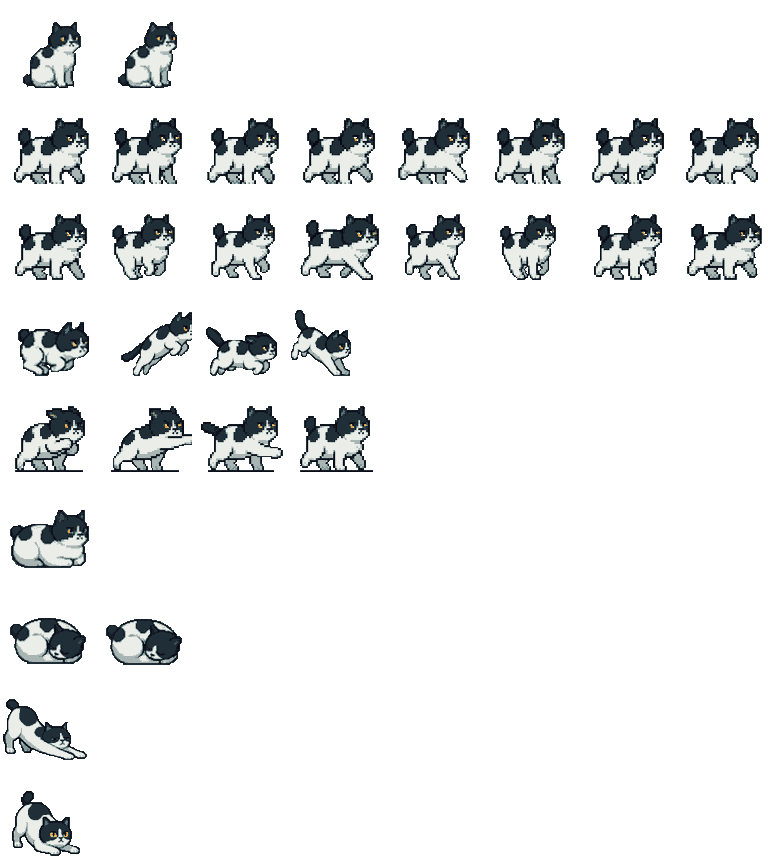
#> input picture assets/cat-atlas.png, 768 x 864 px
$ python -i atlas_patch.py   (imports and definitions only)
#> lines starting #> are read from the running program, lines starting #| are printed output that depends on the picture
#> further down, picture is the input picture: PIL image 768x864 RGBA; mean R, G, B, A 16.4, 17.6, 18, 35.5
#!/usr/bin/env python3
"""Patch assets/cat-atlas.{png,json} from a supplied strip.

Two fixes, both driven by measurement rather than eyeballing:

1. WALK <- the supplied run strip (out/gemini/run-strip.png).
   The old walk row came from a strip whose frames drift 132-150 px tall
   (the cat bobs and changes size frame to frame). The run strip is even:
   every frame is 146 px tall on the same baseline. Using it as the walk
   animation gives a steady silhouette and a real 6-frame cycle.

2. CHARGE -> grounded and rescaled.
   The generated hold pose is 65 px tall against 67-76 for walk, and its
   cell was stamped foot:0 instead of foot:7, which draws it 7 px above the
   ground. It is moved to its own cell, scaled to the walk median height and
   given foot:7.

Run:  python3 tools/atlas_patch.py
Then bump ART_V in game.js so browsers refetch the atlas.
"""
import json
import os
import statistics
from PIL import Image

ROOT = os.path.dirname(os.path.dirname(os.path.abspath(__file__)))
ATLAS_PNG = os.path.join(ROOT, "assets/cat-atlas.png")
ATLAS_JSON = os.path.join(ROOT, "assets/cat-atlas.json")
RUN_STRIP = os.path.join(ROOT, "out/gemini/run-strip.png")

CELL = 96
FOOT = 7
# free rows in the sheet (nothing references them)
FREE_ROW_BLACK = 0
FREE_ROW_GREY = 96


def content_bbox(img):
    bb = img.getbbox()
    return bb  # (x0, y0, x1, y1)


def cell_of(img, c):
    return img.crop((c["x"], c["y"], c["x"] + c["w"], c["y"] + c["h"]))


# [9 lines left out: function strip_frames, not called in this run]


def to_cell(frame, bg=None):
    """Downscale a strip frame to a 96x96 cell, keying out the cream background."""
    if bg is None:
        bg = frame.getpixel((3, 3))
#> bg = (0, 0, 0, 0)
    frame = frame.convert("RGBA")
    px = frame.load()
    for y in range(frame.height):
        for x in range(frame.width):
            r, g, b, a = px[x, y]
            if abs(r - bg[0]) + abs(g - bg[1]) + abs(b - bg[2]) < 42:
                px[x, y] = (0, 0, 0, 0)
    # nearest-neighbour shrink to the cell, keeping the baseline
    small = frame.resize((CELL, CELL), Image.NEAREST)
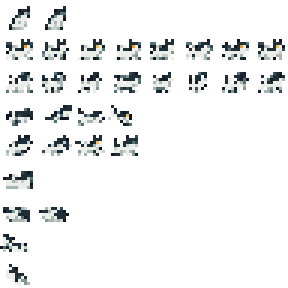
#> small: PIL image 96x96 RGBA (shown 3 times larger); mean R, G, B, A 16.9, 18.1, 18.3, 33; transparent parts drawn white
    return small


def baseline_normalise(cell):
    """Return the cell unchanged; the strips already share one baseline."""
    return cell


# [52 lines left out: function main, not called in this run]


# [2 lines not run here, left out]

>>> from PIL import Image
>>> picture = Image.open('../assets/cat-atlas.png')
>>> result = to_cell(picture)

$ run again, on assets/paws.png
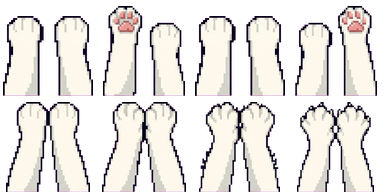
#> input picture assets/paws.png, 384 x 192 px
#> picture is the input picture: PIL image 384x192 RGBA; mean R, G, B, A 118.4, 113.2, 113.1, 140.8
#> bg = (0, 0, 0, 0)
#> in to_cell, `small = frame.resize((CELL, CELL), Image.NEAREST)`:
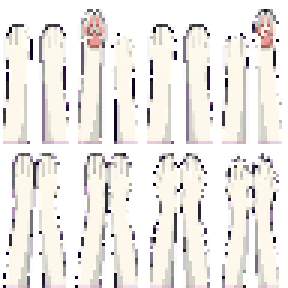
#> small: PIL image 96x96 RGBA (shown 3 times larger); mean R, G, B, A 119.1, 113.8, 113.6, 134.7; transparent parts drawn white
